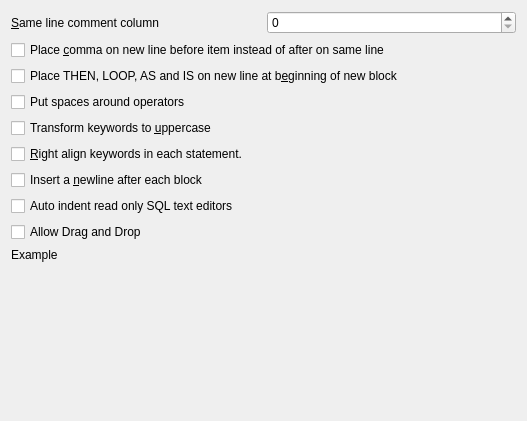
<ui version="4.0" >
 <class>toEditExtensionSetupUI</class>
 <widget class="QWidget" name="toEditExtensionSetupUI" >
  <property name="geometry" >
   <rect>
    <x>0</x>
    <y>0</y>
    <width>527</width>
    <height>421</height>
   </rect>
  </property>
  <property name="windowTitle" >
   <string>Form1</string>
  </property>
  <layout class="QVBoxLayout" >
   <item>
    <layout class="QHBoxLayout" >
     <item>
      <widget class="QLabel" name="TextLabel1_2" >
       <property name="text" >
        <string>&amp;Same line comment column</string>
       </property>
       <property name="wordWrap" >
        <bool>false</bool>
       </property>
       <property name="buddy" >
        <cstring>CommentColumn</cstring>
       </property>
      </widget>
     </item>
     <item>
      <widget class="QSpinBox" name="CommentColumn" />
     </item>
    </layout>
   </item>
   <item>
    <layout class="QVBoxLayout" >
     <item>
      <widget class="QCheckBox" name="CommaBefore" >
       <property name="toolTip" >
        <string/>
       </property>
       <property name="text" >
        <string>Place &amp;comma on new line before item instead of after on same line</string>
       </property>
      </widget>
     </item>
     <item>
      <widget class="QCheckBox" name="BlockOpenLine" >
       <property name="toolTip" >
        <string/>
       </property>
       <property name="text" >
        <string>Place THEN, LOOP, AS and IS on new line at b&amp;eginning of new block</string>
       </property>
      </widget>
     </item>
     <item>
      <widget class="QCheckBox" name="OperatorSpace" >
       <property name="toolTip" >
        <string>Insert extra spaces between operators.</string>
       </property>
       <property name="text" >
        <string>Put spaces around operators</string>
       </property>
      </widget>
     </item>
     <item>
      <widget class="QCheckBox" name="KeywordUpper" >
       <property name="toolTip" >
        <string/>
       </property>
       <property name="text" >
        <string>Transform keywords to &amp;uppercase</string>
       </property>
      </widget>
     </item>
     <item>
      <widget class="QCheckBox" name="RightSeparator" >
       <property name="toolTip" >
        <string/>
       </property>
       <property name="text" >
        <string>&amp;Right align keywords in each statement.</string>
       </property>
      </widget>
     </item>
     <item>
      <widget class="QCheckBox" name="EndBlockNewline" >
       <property name="text" >
        <string>Insert a &amp;newline after each block</string>
       </property>
      </widget>
     </item>
     <item>
      <widget class="QCheckBox" name="AutoIndent" >
       <property name="text" >
        <string>Auto indent read only SQL text editors</string>
       </property>
      </widget>
     </item>
     <item>
      <widget class="QCheckBox" name="DragDrop" >
       <property name="text" >
        <string>Allow Drag and Drop</string>
       </property>
      </widget>
     </item>
     <item>
      <widget class="QLabel" name="ExampleLabel" >
       <property name="text" >
        <string>Example</string>
       </property>
       <property name="wordWrap" >
        <bool>false</bool>
       </property>
      </widget>
     </item>
     <item>
      <widget class="toHighlightedText" native="1" name="Example" >
       <property name="sizePolicy" >
        <sizepolicy vsizetype="Expanding" hsizetype="Preferred" >
         <horstretch>0</horstretch>
         <verstretch>0</verstretch>
        </sizepolicy>
       </property>
      </widget>
     </item>
    </layout>
   </item>
  </layout>
 </widget>
 <customwidgets>
  <customwidget>
   <class>toHighlightedText</class>
   <extends>QWidget</extends>
   <header>tohighlightedtext.h</header>
  </customwidget>
 </customwidgets>
 <tabstops>
  <tabstop>CommentColumn</tabstop>
  <tabstop>CommaBefore</tabstop>
  <tabstop>BlockOpenLine</tabstop>
  <tabstop>OperatorSpace</tabstop>
  <tabstop>KeywordUpper</tabstop>
  <tabstop>RightSeparator</tabstop>
  <tabstop>EndBlockNewline</tabstop>
 </tabstops>
 <resources/>
 <connections>
  <connection>
   <sender>CommaBefore</sender>
   <signal>toggled(bool)</signal>
   <receiver>toEditExtensionSetupUI</receiver>
   <slot>changed()</slot>
   <hints>
    <hint type="sourcelabel" >
     <x>20</x>
     <y>20</y>
    </hint>
    <hint type="destinationlabel" >
     <x>20</x>
     <y>20</y>
    </hint>
   </hints>
  </connection>
  <connection>
   <sender>BlockOpenLine</sender>
   <signal>toggled(bool)</signal>
   <receiver>toEditExtensionSetupUI</receiver>
   <slot>changed()</slot>
   <hints>
    <hint type="sourcelabel" >
     <x>20</x>
     <y>20</y>
    </hint>
    <hint type="destinationlabel" >
     <x>20</x>
     <y>20</y>
    </hint>
   </hints>
  </connection>
  <connection>
   <sender>KeywordUpper</sender>
   <signal>toggled(bool)</signal>
   <receiver>toEditExtensionSetupUI</receiver>
   <slot>changed()</slot>
   <hints>
    <hint type="sourcelabel" >
     <x>20</x>
     <y>20</y>
    </hint>
    <hint type="destinationlabel" >
     <x>20</x>
     <y>20</y>
    </hint>
   </hints>
  </connection>
  <connection>
   <sender>RightSeparator</sender>
   <signal>toggled(bool)</signal>
   <receiver>toEditExtensionSetupUI</receiver>
   <slot>changed()</slot>
   <hints>
    <hint type="sourcelabel" >
     <x>20</x>
     <y>20</y>
    </hint>
    <hint type="destinationlabel" >
     <x>20</x>
     <y>20</y>
    </hint>
   </hints>
  </connection>
  <connection>
   <sender>EndBlockNewline</sender>
   <signal>toggled(bool)</signal>
   <receiver>toEditExtensionSetupUI</receiver>
   <slot>changed()</slot>
   <hints>
    <hint type="sourcelabel" >
     <x>20</x>
     <y>20</y>
    </hint>
    <hint type="destinationlabel" >
     <x>20</x>
     <y>20</y>
    </hint>
   </hints>
  </connection>
  <connection>
   <sender>OperatorSpace</sender>
   <signal>toggled(bool)</signal>
   <receiver>toEditExtensionSetupUI</receiver>
   <slot>changed()</slot>
   <hints>
    <hint type="sourcelabel" >
     <x>20</x>
     <y>20</y>
    </hint>
    <hint type="destinationlabel" >
     <x>20</x>
     <y>20</y>
    </hint>
   </hints>
  </connection>
  <connection>
   <sender>CommentColumn</sender>
   <signal>valueChanged(int)</signal>
   <receiver>toEditExtensionSetupUI</receiver>
   <slot>changed()</slot>
   <hints>
    <hint type="sourcelabel" >
     <x>20</x>
     <y>20</y>
    </hint>
    <hint type="destinationlabel" >
     <x>20</x>
     <y>20</y>
    </hint>
   </hints>
  </connection>
 </connections>
</ui>
